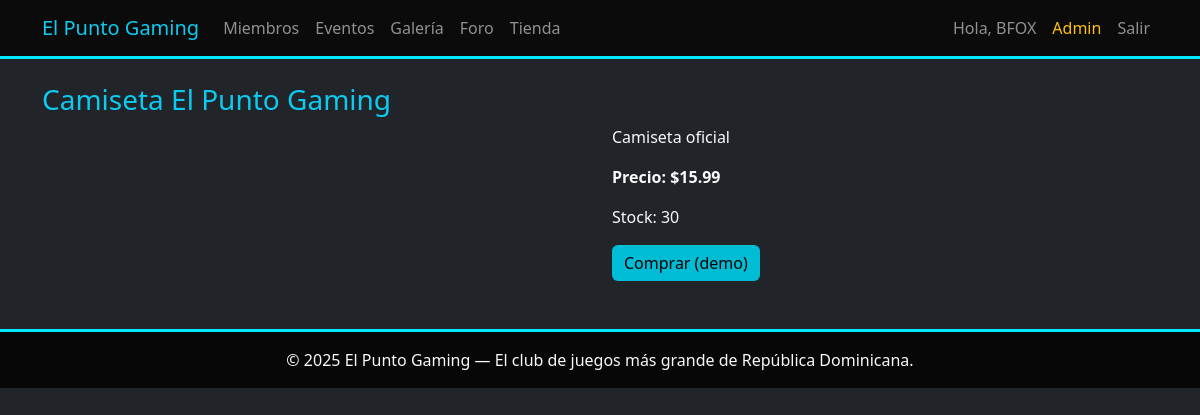
Screenshot of /producto/1 (signed in) with the database file from the repository.
### models.py (models this page shows, shortened)
class User(UserMixin, db.Model):
    id = db.Column(db.Integer, primary_key=True)
    username = db.Column(db.String(80), unique=True, nullable=False)
    email = db.Column(db.String(120), unique=True, nullable=False)
    password_hash = db.Column(db.String(200), nullable=False)
    is_admin = db.Column(db.Boolean, default=False)
    created_at = db.Column(db.DateTime, default=datetime.utcnow)

class Producto(db.Model):
    id = db.Column(db.Integer, primary_key=True)
    nombre = db.Column(db.String(140), nullable=False)
    descripcion = db.Column(db.Text)
    precio = db.Column(db.Float, default=0.0)
    imagen = db.Column(db.String(200))
    stock = db.Column(db.Integer, default=0)

### app.py (the view)
@app.route('/producto/<int:product_id>')
def producto(product_id):
    p = Producto.query.get_or_404(product_id)
    return render_template('producto.html', producto=p)

### app.py (called while the page is built)
@login_manager.user_loader
def load_user(user_id):
    return User.query.get(int(user_id))

@app.context_processor
def inject_datetime():
    return {'datetime': datetime}

### templates/producto.html (shortened to what this page needs)
{% extends "base.html" %}
{% block content %}
<h3 class="text-info">{{ producto.nombre }}</h3>
<div class="row">
  <div class="col-md-6">
  </div>
  <div class="col-md-6">
    <p>{{ producto.descripcion }}</p>
    <p><strong>Precio: ${{ '%.2f'|format(producto.precio) }}</strong></p>
    <p>Stock: {{ producto.stock }}</p>
    <button class="btn btn-info">Comprar (demo)</button>
  </div>
</div>
{% endblock %}

### templates/base.html (shortened to what this page needs)
<!DOCTYPE html>
<html lang="es">
<head>
  <link href="https://cdn.jsdelivr.net/npm/bootstrap@5.3.2/dist/css/bootstrap.min.css" rel="stylesheet">
  <link rel="stylesheet" href="{{ url_for('static', filename='css/styles.css') }}">
</head>
<body class="bg-dark text-light">
<nav class="navbar navbar-expand-lg navbar-dark" style="background:#0b0b0b;border-bottom:3px solid #00eaff;">
  <div class="container">
    <a class="navbar-brand text-info" href="{{ url_for('index') }}">El Punto Gaming</a>
    <div class="collapse navbar-collapse" id="nav">
      <ul class="navbar-nav me-auto">
        <li class="nav-item"><a class="nav-link" href="{{ url_for('miembros') }}">Miembros</a></li>
        <li class="nav-item"><a class="nav-link" href="{{ url_for('eventos') }}">Eventos</a></li>
        <li class="nav-item"><a class="nav-link" href="{{ url_for('galeria') }}">Galería</a></li>
        <li class="nav-item"><a class="nav-link" href="{{ url_for('foro') }}">Foro</a></li>
        <li class="nav-item"><a class="nav-link" href="{{ url_for('tienda') }}">Tienda</a></li>
      </ul>
      <ul class="navbar-nav">
        {% if current_user.is_authenticated %}
          <li class="nav-item"><span class="nav-link">Hola, {{ current_user.username }}</span></li>
          {% if current_user.is_admin %}
            <li class="nav-item"><a class="nav-link text-warning" href="{{ url_for('admin') }}">Admin</a></li>
          {% endif %}
          <li class="nav-item"><a class="nav-link" href="{{ url_for('logout') }}">Salir</a></li>
        {% else %}
          <li class="nav-item"><a class="nav-link" href="{{ url_for('login') }}">Iniciar sesión</a></li>
          <li class="nav-item"><a class="nav-link" href="{{ url_for('register') }}">Registrarse</a></li>
        {% endif %}
      </ul>
    </div>
  </div>
</nav>
<div class="container mt-4 mb-5">
  {% block content %}{% endblock %}
</div>
<footer class="text-center py-3" style="border-top:3px solid #00eaff;background:#070707;">
  © {{ datetime.utcnow().year }} El Punto Gaming — El club de juegos más grande de República Dominicana.
</footer>
</body>
</html>

### static/css/styles.css (style rules this page uses)
body { background: #050506; color:#ddd; font-family: 'Segoe UI', Tahoma, sans-serif; }
a { color: #00eaff; }
.btn-info { background: #00bcd4; border: none; }

### rows the page displays
User: username "BFOX"
Producto: nombre "Camiseta El Punto Gaming", descripcion "Camiseta oficial", precio "15.99", stock "30"
